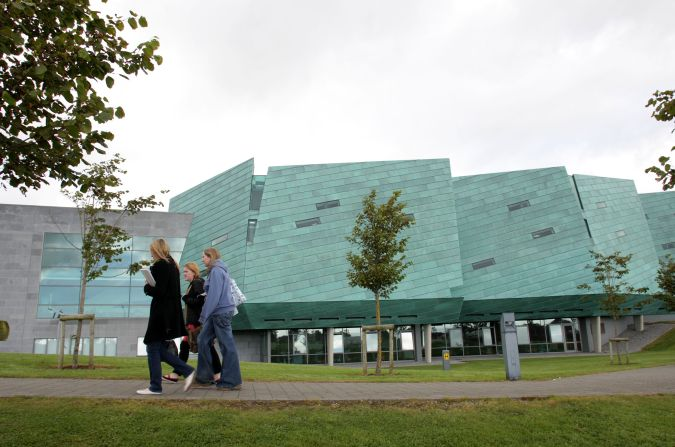
#> input picture ATU.jpg, 675 x 447 px
$ python Lab09.py
#> lines starting #> are read from the running program, lines starting #| are printed output that depends on the picture; after the words box and inside, x2 and y2 are one past the last pixel; in counts of white or black regions, pixels touching at a corner belong together
import cv2
import numpy as np
from matplotlib import pyplot as plt

imgOrig = cv2.imread("ATU.jpg",)
#> imgOrig is the input picture: shape (447, 675, 3); mean B, G, R 146.4, 158.5, 148.9
imgGray = cv2.cvtColor(imgOrig, cv2.COLOR_BGR2GRAY)
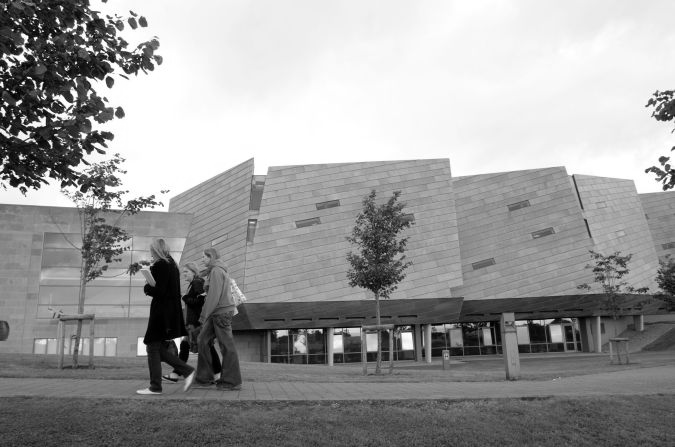
#> imgGray: shape (447, 675); min 0, max 255, mean 154.2
imgHarris = imgOrig.copy()
imgShiTomasi = imgOrig.copy()

cv2.imshow('Atu Origional',imgOrig)
cv2.waitKey(0)
cv2.imshow('Grayscale',imgGray)
cv2.waitKey(0)

B = 0
G = 0
R = 255
blockSize = 2
aperture_size = 3
k = 0.03

dst = cv2.cornerHarris(imgGray, blockSize, aperture_size, k)
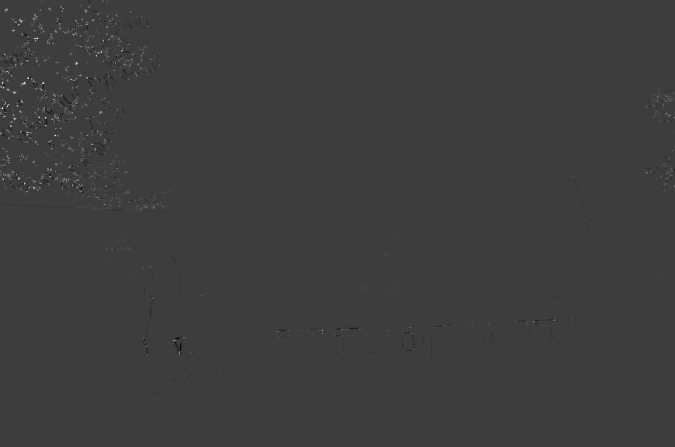
#> dst: shape (447, 675) float32; min -0.0147, max 0.0466, mean 5.93e-05; drawn with min black and max white

threshold = 0.2; #number between 0 and 1
for i in range(len(dst)):
    for j in range(len(dst[i])):
        if dst[i][j] > (threshold*dst.max()):
            cv2.circle(imgHarris,(j,i),3,(B, G, R),-1)
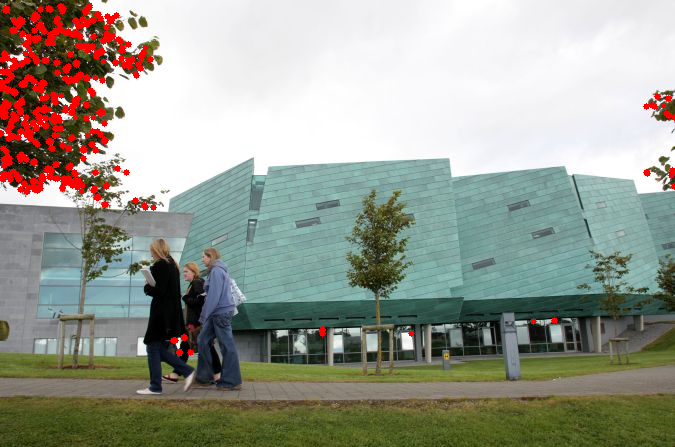
#> imgHarris: shape (447, 675, 3); 2.99% of pixels changed, all inside (x1, y1, x2, y2) = (0, 2, 675, 357)

cv2.imshow('Image Harris',imgHarris)
cv2.waitKey(0)

maxCorners = 100
qualityLevel = 0.01
minDistance = 10

corners = cv2.goodFeaturesToTrack(imgGray,maxCorners,qualityLevel,minDistance)
#> corners = 100 rows, first 8: [18, 177], [44, 117], [5, 9], [42, 82], [23, 82], [4, 54], [14, 118], [7, 104]
corners = np.int0(corners) #convert corners values to integer

for i in corners:
    x,y = i.ravel()
    cv2.circle(imgShiTomasi,(x,y),3,(B, G, R),-1)
#> this loop made 100 passes
#> (x, y) on passes 1 to 12: (18, 177), (44, 117), (5, 9), (42, 82), (23, 82), (4, 54), (14, 118), (7, 104), (35, 38), (20, 20), (2, 178), (92, 19)
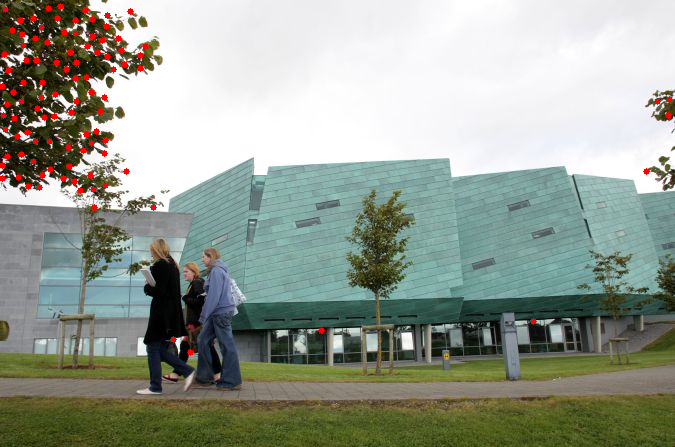
#> imgShiTomasi: shape (447, 675, 3); 0.96% of pixels changed, all inside (x1, y1, x2, y2) = (0, 3, 673, 356)

cv2.imshow('Shi Tomasi',imgShiTomasi)
cv2.waitKey(0)

imgOrb = imgGray.copy()

# Initiate ORB detector
orb = cv2.ORB_create()

# find the keypoints with ORB
kp = orb.detect(imgOrb,None)
#> kp = 500 keypoints; strongest (x, y, size): (176, 340, 53.6), (176, 338, 44.6), (53, 116, 31), (174, 340, 31)

# compute the descriptors with ORB
kp, des = orb.compute(imgOrb, kp)

# draw only keypoints location,not size and orientation
imgOrb2 = cv2.drawKeypoints(imgOrb, kp, None, color=(0,255,0), flags=0)
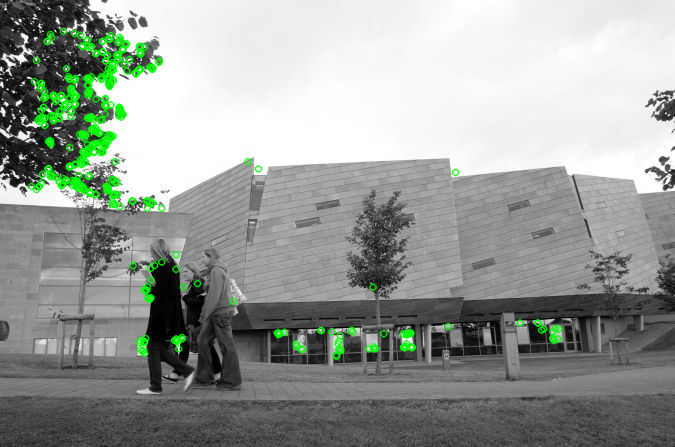
#> imgOrb2: shape (447, 675, 3); mean of channels 0, 1, 2 151.3, 156.9, 151.3; drawn as B, G, R
cv2.imshow('Orb Detection',imgOrb2)
cv2.waitKey(0)

nrows = 2
ncols = 3

plt.subplot(nrows, ncols, 1), plt.imshow(cv2.cvtColor(imgOrig, cv2.COLOR_BGR2RGB), cmap= 'gray')
plt.title('Original'), plt.xticks([]), plt.yticks([])

plt.subplot(nrows, ncols, 2), plt.imshow(cv2.cvtColor(imgGray, cv2.COLOR_BGR2RGB), cmap= 'gray')
plt.title('Gray'), plt.xticks([]), plt.yticks([])

plt.subplot(nrows, ncols, 3), plt.imshow(cv2.cvtColor(imgHarris, cv2.COLOR_BGR2RGB), cmap= 'gray')
plt.title('Corner Harris'), plt.xticks([]), plt.yticks([])

plt.subplot(nrows, ncols, 4), plt.imshow(cv2.cvtColor(imgShiTomasi, cv2.COLOR_BGR2RGB), cmap= 'gray')
plt.title('Shi Tomasi'), plt.xticks([]), plt.yticks([])

plt.subplot(nrows, ncols, 5), plt.imshow(cv2.cvtColor(imgOrb2, cv2.COLOR_BGR2RGB), cmap= 'gray')
plt.title('Orb Detection'), plt.xticks([]), plt.yticks([])

plt.show()
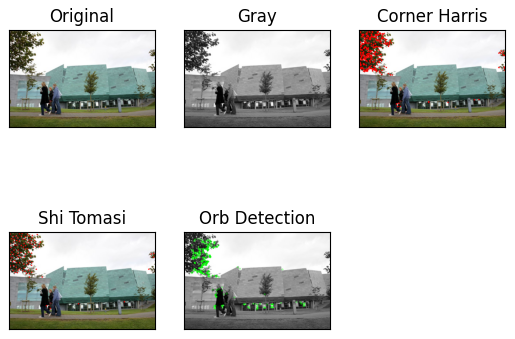
#> figure drawn by matplotlib, 5 panels
